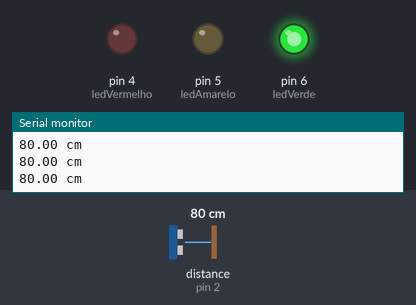
A sketch run on a simulated Arduino Uno, built with avr-gcc and run on an emulated ATmega328P. Parts: output pins drawn as LEDs (lit = HIGH), the last lines printed to the serial monitor. Inputs (shaded band) come from the test bench; at power-on: distance to the obstacle (sensor on pin 2) 80 cm.

Above: at 1.3 s.
1.4 s: distance to the obstacle (sensor on pin 2) set to 23 cm
2.9 s: distance to the obstacle (sensor on pin 2) set to 18 cm
At 4.1 s:
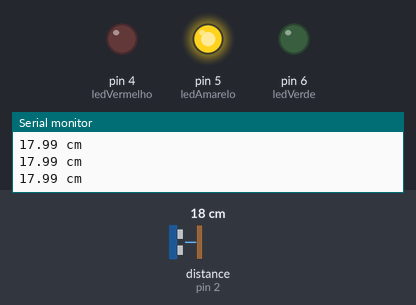
4.5 s: distance to the obstacle (sensor on pin 2) set to 11 cm
6.0 s: distance to the obstacle (sensor on pin 2) set to 8 cm
At 6.8 s:
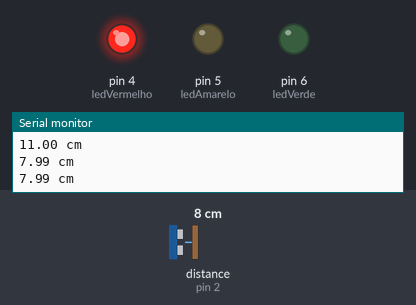
7.5 s: distance to the obstacle (sensor on pin 2) set to 35 cm
At 8.1 s:
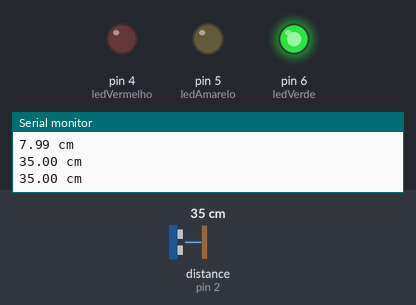
9.0 s: distance to the obstacle (sensor on pin 2) set to 2 cm
At 9.6 s:
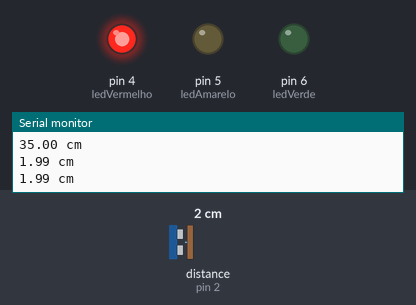
Timing chart, 0 to 11.5 s (numbered marks = the images above; inputs shaded):
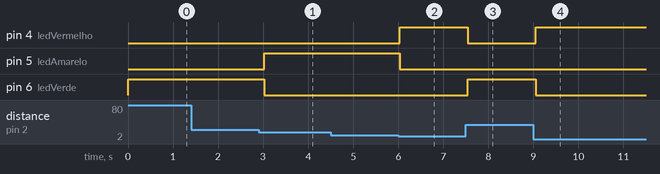

The sketch:

sensor1.ino
```cpp
#include "Ultrasonic.h"
Ultrasonic ultrasonic(3, 2);

const int ledVerde = 6;
const int ledAmarelo = 5;
const int ledVermelho = 4;

long microsec = 0;
float distanciaCM = 0;

void setup() {
  Serial.begin(9600);
  pinMode(ledVerde, OUTPUT);
  pinMode(ledAmarelo, OUTPUT);
  pinMode(ledVermelho, OUTPUT);
}

void loop() {
  microsec = ultrasonic.timing();

  distanciaCM = ultrasonic.convert(microsec, Ultrasonic::CM);

  ledDistancia();
  Serial.print(distanciaCM);
  Serial.println(" cm");
  delay(500);
}

void ledDistancia() {

  digitalWrite(ledVerde, LOW);
  digitalWrite(ledAmarelo, LOW);
  digitalWrite(ledVermelho, LOW);

  if (distanciaCM > 20) {
    digitalWrite(ledVerde, HIGH);
  }
  if (distanciaCM <= 20 and distanciaCM >= 10) {
    digitalWrite(ledAmarelo, HIGH);
  }
  if (distanciaCM < 10) {
    digitalWrite(ledVermelho, HIGH);
  }
}
```

Measured:
- the behaviour switches between 21 and 20 cm on distance to the obstacle (sensor on pin 2) (found by bisection; images 0 and 1)
- the behaviour switches between 10 and 9 cm on distance to the obstacle (sensor on pin 2) (found by bisection; images 1 and 2)
- after the input at 2.9 s, pin 5 (ledAmarelo): LOW → HIGH after 0.13 s; pin 6 (ledVerde): HIGH → LOW after 0.13 s
- after the input at 6.0 s, pin 4 (ledVermelho): LOW → HIGH at once; pin 5 (ledAmarelo): HIGH → LOW at once
- after the input at 7.5 s, pin 4 (ledVermelho): HIGH → LOW at once; pin 6 (ledVerde): LOW → HIGH at once
- after the input at 9.0 s, pin 4 (ledVermelho): LOW → HIGH after 0.05 s; pin 6 (ledVerde): HIGH → LOW after 0.05 s
